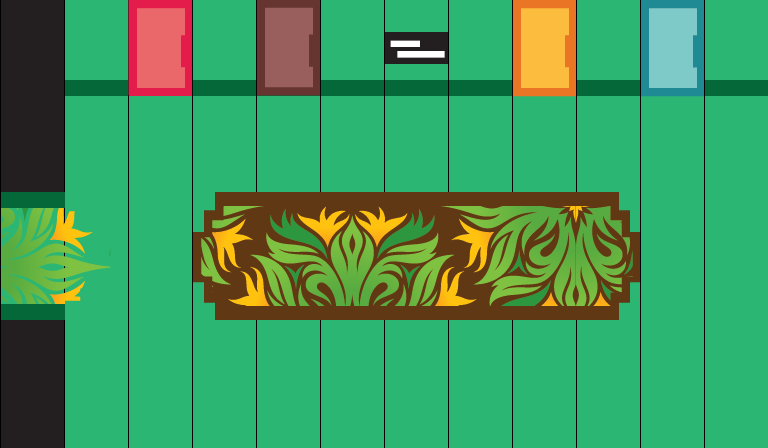

The image is a tile-based game level rendered from a .tmx file. Its description and complete source (layers, tilesets, objects, tile grids) follow:
An orthogonal 12x7 tile map with 64x64 px tiles, 3 tile layers (Tile Layer 2, Tile Layer 3, Tile Layer 1) and 6 objects.

<map version="1.0" tiledversion="1.1.6" orientation="orthogonal" renderorder="right-down" width="12" height="7" tilewidth="64" tileheight="64" infinite="0" nextobjectid="7">
 <tileset firstgid="1" source="sprite_v2.tsx" />
 <layer name="Tile Layer 2" width="12" height="7">
  <data encoding="csv">
0,120,120,120,120,120,120,120,120,120,120,120,
0,125,125,125,125,125,125,125,125,125,125,125,
0,125,125,125,125,125,125,125,125,125,125,125,
125,125,125,125,125,125,125,125,125,125,125,125,
125,125,125,125,125,125,125,125,125,125,125,125,
0,125,125,125,125,125,125,125,125,125,125,125,
0,125,125,125,125,125,125,125,125,125,125,125
</data>
 </layer>
 <layer name="Tile Layer 3" width="12" height="7">
  <data encoding="csv">
0,0,0,0,0,0,0,0,0,0,0,0,
0,129,129,129,129,129,129,129,129,129,129,129,
0,0,0,0,0,0,0,0,0,0,0,0,
122,123,0,146,147,148,149,150,151,152,0,0,
131,132,0,155,156,157,158,159,160,161,0,0,
0,0,0,0,0,0,0,0,0,0,0,0,
0,0,0,0,0,0,0,0,0,0,0,0
</data>
 </layer>
 <layer name="Tile Layer 1" width="12" height="7" locked="1">
  <data encoding="csv">
1,0,19,0,21,0,27,0,23,0,25,0,
1,0,28,0,30,0,0,0,32,0,34,0,
1,0,0,0,0,0,0,0,0,0,0,0,
0,0,0,0,0,0,0,0,0,0,0,0,
0,0,0,0,0,0,0,0,0,0,0,0,
1,0,0,0,0,0,0,0,0,0,0,0,
1,0,0,0,0,0,0,0,0,0,0,0
</data>
 </layer>
 <objectgroup name="Object Layer 1" locked="1">
  <object id="1" x="0" y="0" width="768" height="96" />
  <object id="2" x="758.667" y="1.33333" width="66.6667" height="458.667" />
  <object id="3" x="1.33332" y="46.6668" width="66.6667" height="165.333" />
  <object id="4" x="-57.3334" y="178.667" width="66.6667" height="165.333" />
  <object id="5" x="-1.33335" y="297.333" width="66.6667" height="165.333" />
  <object id="6" x="25.3333" y="438.667" width="768" height="26.6667" />
 </objectgroup>
</map>
